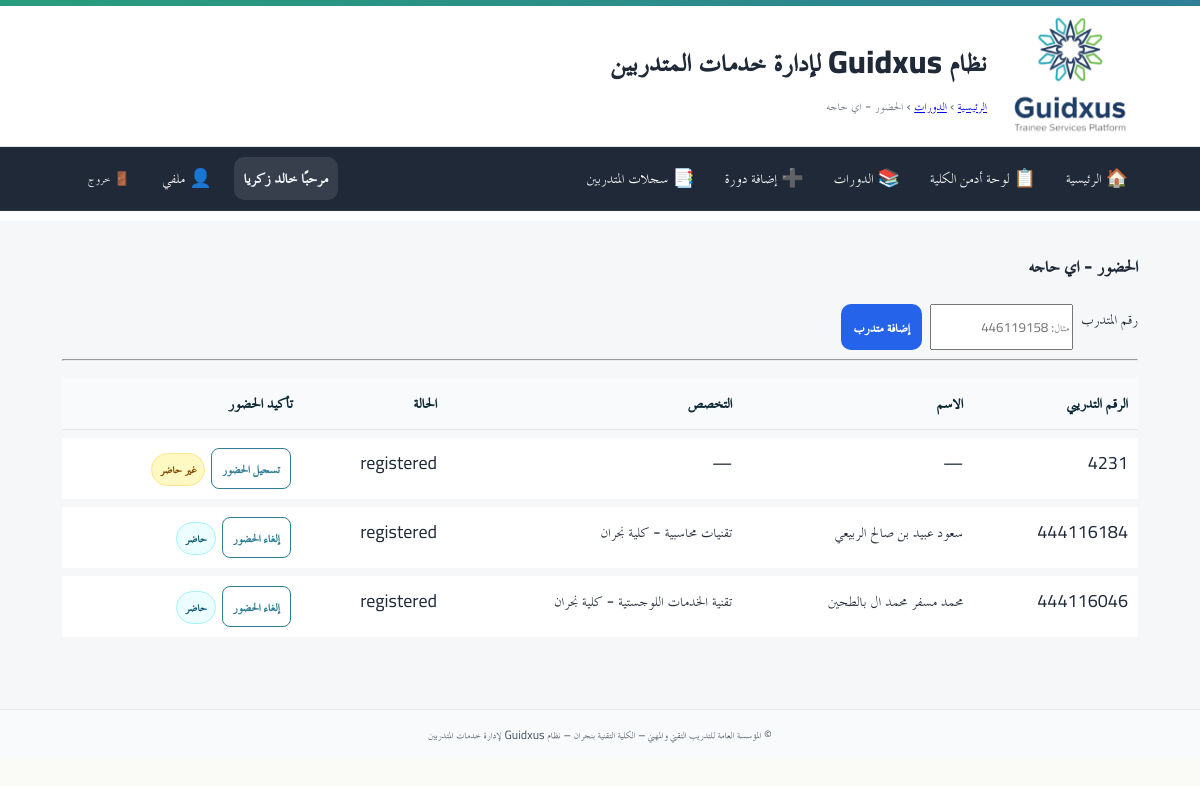
The app's page /hod/attendance/5 (signed in) with its own data.
### app/models.py (models this page shows)
class Course(Base):
    __tablename__ = "courses"
    id = Column(Integer, primary_key=True, index=True, autoincrement=True)
    title = Column(String(255), nullable=False)
    description = Column(Text, nullable=True)
    provider = Column(String(255), nullable=True)           # الجهة المنفّذة (قسم/وحدة)
    provider_name = Column(String(255), nullable=True)      # اسم المنفّذ (الشخص)
    hours = Column(Float, nullable=False)
    mode = Column(String(50), nullable=False)               # 'in_person'/'online' ... الخ
    start_date = Column(Date, nullable=False)
    end_date = Column(Date, nullable=False)
    capacity = Column(Integer, default=30)
    registration_policy = Column(String(50), default="open")  # open|approval|waitlist
    prevent_duplicates = Column(Boolean, default=True)
    attendance_verification = Column(String(50), default="paper")  # paper|qr
    completion_threshold = Column(Integer, default=80)
    create_expected_roster = Column(Boolean, default=False)
    auto_issue_certificates = Column(Boolean, default=False)
    status = Column(String(50), default="published")  # draft|published|closed|finished
    created_at = Column(DateTime, server_default=func.now(), nullable=False)
    created_by_user_id = Column(Integer, nullable=True)
    targets = relationship(
        "CourseTargetDepartment",
        back_populates="course",
        cascade="all, delete-orphan",
        lazy="selectin",
    )
    enrollments = relationship(
        "CourseEnrollment",
        back_populates="course",
        cascade="all, delete-orphan",
        lazy="selectin",
    )
    __table_args__ = (
        Index("idx_courses_status", "status"),
        Index("idx_courses_range", "start_date", "end_date"),
    )

class CourseEnrollment(Base):
    __tablename__ = "course_enrollments"
    id = Column(Integer, primary_key=True, autoincrement=True)
    course_id = Column(Integer, ForeignKey("courses.id", ondelete="CASCADE"), nullable=False)
    trainee_no = Column(String(50), nullable=False)
    trainee_name  = Column(String(150), nullable=True)
    trainee_major = Column(String(150), nullable=True)
    status = Column(String(50), nullable=False, default="registered")  # registered|completed|withdrawn...
    present = Column(Boolean, nullable=False, default=False)           # تأكيد الحضور
    certificate_code = Column(String(100), nullable=True)
    certificate_issued_at = Column(DateTime, nullable=True)
    created_at = Column(DateTime, server_default=func.now(), nullable=False)
    updated_at = Column(DateTime, server_default=func.now(), onupdate=func.now(), nullable=False)
    course = relationship("Course", back_populates="enrollments")
    __table_args__ = (
        UniqueConstraint("course_id", "trainee_no", name="uq_enroll_course_trainee"),
        Index("idx_enroll_course", "course_id"),
        Index("idx_enroll_present", "present"),
        Index("idx_enroll_trainee_no", "trainee_no"),
    )

### app/routers/hod.py (the view)
@router.get("/attendance/{course_id}")
def attendance_page(
    course_id: int,
    request: Request,
    trainee_no: Optional[str] = None,
    db: Session = Depends(get_db),
    user: CurrentUser = Depends(require_hod_or_admin),
):
    course = db.query(Course).filter(Course.id == course_id).first()
    if not course:
        raise HTTPException(status_code=404, detail="الدورة غير موجودة")
    _assert_can_manage_course(user, course, db)
    enrollments = db.execute(
        text("""
            SELECT e.trainee_no, e.trainee_name, e.trainee_major, e.status, e.present
            FROM course_enrollments e
            WHERE e.course_id = :cid
            ORDER BY CASE WHEN e.trainee_name IS NULL THEN 1 ELSE 0 END, e.trainee_name, e.trainee_no
        """),
        {"cid": course.id},
    ).mappings().all()
    student = None
    if trainee_no:
        try:
            row = db.execute(
                text("""
                    SELECT student_id, "student_Name" AS student_name, "Major" AS major
                    FROM sf01 WHERE student_id = :sid LIMIT 1
                """),
                {"sid": int(trainee_no)},
            ).mappings().first()
            if row:
                student = dict(row)
        except Exception:
            student = None
    return templates.TemplateResponse(
        "hod/attendance.html",
        {"request": request, "current_user": user, "course": course, "enrollments": enrollments, "trainee_no": trainee_no or "", "student": student},
    )

### app/templates/hod/attendance.html (shortened to what this page needs)
{% extends "base.html" %}
{% block breadcrumb %}
  <a href="/hod/">الرئيسية</a> › <a href="/hod/courses">الدورات</a> › <span>الحضور - {{ course.title }}</span>
{% endblock %}
{% block content %}
<h3>الحضور - {{ course.title }}</h3>
<form method="post" action="/hod/attendance/{{ course.id }}/add-trainee" class="inline" style="gap:8px;">
  <label>رقم المتدرب</label>
  <input name="trainee_no" value="{{ trainee_no or '' }}" placeholder="مثال: 446119158" required>
  <button class="btn btn-primary" type="submit">إضافة متدرب</button>
</form>
<hr>
<div class="table-wrap">
  <table class="tbl">
    <thead>
      <tr>
        <th>الرقم التدريبي</th>
        <th>الاسم</th>
        <th>التخصص</th>
        <th>الحالة</th>
        <th>تأكيد الحضور</th>
      </tr>
    </thead>
    <tbody>
      {% for e in enrollments %}
        <tr>
          <td>{{ e.trainee_no }}</td>
          <td>{{ e.trainee_name or '—' }}</td>
          <td>{{ e.trainee_major or '—' }}</td>
          <td>{{ e.status }}</td>
          <td>
            <form method="post" action="/hod/attendance/{{ course.id }}/mark" style="display:inline;">
              <button class="btn btn-xs {{ 'btn-primary' if not e.present else '' }}" type="submit">
                {{ 'تسجيل الحضور' if not e.present else 'إلغاء الحضور' }}
              </button>
              {% if e.present %}
                <span class="badge badge-live">حاضر</span>
              {% else %}
                <span class="badge badge-draft">غير حاضر</span>
              {% endif %}
            </form>
          </td>
        </tr>
      {% else %}
        <tr><td colspan="5" class="muted">لا يوجد متدربون مسجلون بعد.</td></tr>
      {% endfor %}
    </tbody>
  </table>
</div>
{% endblock %}

### app/static/css/app.css (style rules this page uses)
:root { --tvtc-green-1:#7EC6A4; --tvtc-green-2:#289D7B; --tvtc-blue-1:#6BB6C8; --tvtc-blue-2:#2F7E96; --tvtc-gray-1:#F5F7F8; --tvtc-gray-2:#E5E7EA; --tvtc-gray-3:#6B7280; --tvtc-black:#1F2937; --tvtc-ivory:#FAFAF7; }
* { box-sizing:border-box; font-family:"Cairo","TraditionalArabicCustom","MajallaCustom","Noto Kufi Arabic","Segoe UI",Arial,sans-serif; }
body { margin:0; background:linear-gradient(180deg,var(--tvtc-ivory),#fff 220px,var(--tvtc-gray-1) 221px); color:var(--tvtc-black); font-size:18px; line-height:1.7; }
.inline { display:flex; gap:12px; flex-wrap:wrap; }
.btn { display:inline-block; padding:12px 18px; border-radius:10px; border:1px solid transparent; text-decoration:none; font-weight:800; font-size:1rem; cursor:pointer; }
.btn-primary { background:var(--tvtc-blue-2); color:#fff; }
.btn.btn-xs { padding:6px 10px; font-size:.9rem; border:1px solid var(--tvtc-blue-2); color:var(--tvtc-blue-2); background:#fff; border-radius:8px; margin-inline:2px; }
.table-wrap { overflow:auto; }
table.tbl { width:100%; border-collapse:separate; border-spacing:0 8px; }
table.tbl thead th { background:#f8fafc; color:#0f2b37; padding:10px; font-weight:800; text-align:right; border-bottom:1px solid var(--tvtc-gray-2); }
table.tbl tbody tr { background:#fff; border:1px solid var(--tvtc-gray-2); }
table.tbl td { padding:10px; vertical-align:top; }
.badge { display:inline-block; padding:4px 8px; border-radius:999px; font-size:.85rem; font-weight:800; }
.badge-live { background:#ecfeff; color:#155e75; border:1px solid #a5f3fc; }
.badge-draft { background:#fef9c3; color:#854d0e; border:1px solid #fde68a; }

### app/static/css/custom.css (style rules this page uses)
.btn { padding: 8px 12px; border-radius: 10px; border: 0; cursor: pointer; }
.btn-primary { background: #2563eb; color: #fff; }

### app/templates/base.html (style rules this page uses)
:root { --container: 1100px; }
.btn { padding:8px 12px; border-radius:10px; border:0; cursor:pointer; }
.btn-primary { background:#2563eb; color:#fff; }

### records on screen
Course: title "اي حاجه"
CourseEnrollment: trainee_no "4231", status "registered"
CourseEnrollment: trainee_no "444116184", trainee_name "سعود عبيد بن صالح الربيعي", trainee_major "تقنيات محاسبية - كلية نجران", status "registered"
CourseEnrollment: trainee_no "444116046", trainee_name "محمد مسفر محمد ال بالطحين", trainee_major "تقنية الخدمات اللوجستية - كلية نجران", status "registered"

### other values on screen
{{ display_name }} "خالد زكريا"
{{ e.trainee_name or '—' }} "—"
{{ e.trainee_major or '—' }} "—"
{{ 'تسجيل الحضور' if not e.present else 'إلغاء الحضور' }} "تسجيل الحضور" "إلغاء الحضور" "إلغاء الحضور"
